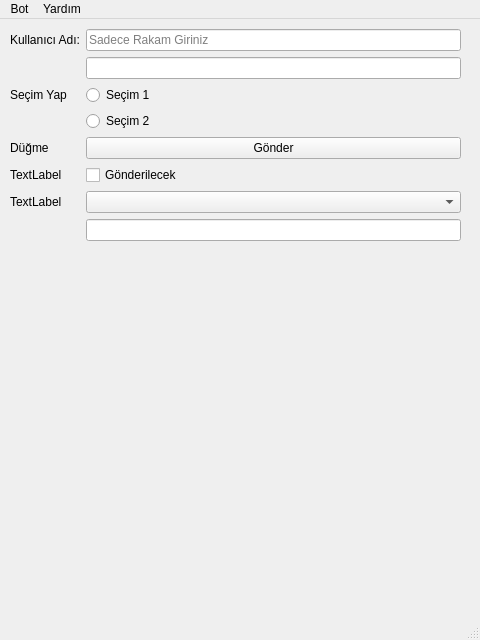
<?xml version="1.0" encoding="UTF-8"?>
<ui version="4.0">
 <class>MainWindow</class>
 <widget class="QMainWindow" name="MainWindow">
  <property name="geometry">
   <rect>
    <x>0</x>
    <y>0</y>
    <width>480</width>
    <height>640</height>
   </rect>
  </property>
  <property name="windowTitle">
   <string>MainWindow</string>
  </property>
  <widget class="QWidget" name="centralwidget">
   <widget class="QWidget" name="formLayoutWidget">
    <property name="geometry">
     <rect>
      <x>10</x>
      <y>10</y>
      <width>451</width>
      <height>581</height>
     </rect>
    </property>
    <layout class="QFormLayout" name="formLayout">
     <property name="sizeConstraint">
      <enum>QLayout::SetNoConstraint</enum>
     </property>
     <property name="fieldGrowthPolicy">
      <enum>QFormLayout::AllNonFixedFieldsGrow</enum>
     </property>
     <property name="rowWrapPolicy">
      <enum>QFormLayout::DontWrapRows</enum>
     </property>
     <item row="1" column="0">
      <widget class="QLabel" name="label_2">
       <property name="text">
        <string>Kullanıcı Adı:</string>
       </property>
      </widget>
     </item>
     <item row="1" column="1">
      <widget class="QLineEdit" name="txtUser">
       <property name="inputMask">
        <string extracomment="Rakam Girilir"/>
       </property>
       <property name="text">
        <string extracomment="Rakam Girilir"/>
       </property>
       <property name="maxLength">
        <number>11</number>
       </property>
       <property name="placeholderText">
        <string>Sadece Rakam Giriniz</string>
       </property>
      </widget>
     </item>
     <item row="2" column="0">
      <widget class="QLabel" name="label">
       <property name="text">
       </property>
      </widget>
     </item>
     <item row="2" column="1">
      <widget class="QLineEdit" name="txtPass">
       <property name="echoMode">
        <enum>QLineEdit::Password</enum>
       </property>
      </widget>
     </item>
     <item row="3" column="0">
      <widget class="QLabel" name="label_3">
       <property name="text">
        <string>Seçim Yap</string>
       </property>
      </widget>
     </item>
     <item row="3" column="1">
      <widget class="QRadioButton" name="rdb1">
       <property name="text">
        <string>Seçim 1</string>
       </property>
      </widget>
     </item>
     <item row="4" column="1">
      <widget class="QRadioButton" name="rdb2">
       <property name="text">
        <string>Seçim 2</string>
       </property>
      </widget>
     </item>
     <item row="5" column="0">
      <widget class="QLabel" name="label_4">
       <property name="text">
        <string>Düğme</string>
       </property>
      </widget>
     </item>
     <item row="5" column="1">
      <widget class="QPushButton" name="btGonder">
       <property name="text">
        <string>Gönder</string>
       </property>
      </widget>
     </item>
     <item row="6" column="0">
      <widget class="QLabel" name="label_5">
       <property name="text">
        <string>TextLabel</string>
       </property>
      </widget>
     </item>
     <item row="6" column="1">
      <widget class="QCheckBox" name="chkSecim">
       <property name="text">
        <string>Gönderilecek</string>
       </property>
      </widget>
     </item>
     <item row="8" column="0">
      <widget class="QLabel" name="label_6">
       <property name="text">
        <string>TextLabel</string>
       </property>
      </widget>
     </item>
     <item row="8" column="1">
      <widget class="QComboBox" name="cmbSecim"/>
     </item>
     <item row="9" column="1">
      <widget class="QLineEdit" name="txtGiris">
       <property name="inputMask">
        <string extracomment="Rakam Girilir"/>
       </property>
       <property name="text">
        <string extracomment="Rakam Girilir"/>
       </property>
       <property name="maxLength">
        <number>11</number>
       </property>
       <property name="placeholderText">
        <string/>
       </property>
      </widget>
     </item>
    </layout>
   </widget>
  </widget>
  <widget class="QMenuBar" name="menubar">
   <property name="geometry">
    <rect>
     <x>0</x>
     <y>0</y>
     <width>480</width>
     <height>21</height>
    </rect>
   </property>
   <widget class="QMenu" name="menuBot">
    <property name="title">
     <string>Bot</string>
    </property>
    <addaction name="actionHesap_Bilgileri"/>
   </widget>
   <widget class="QMenu" name="yardim">
    <property name="title">
     <string>Yardım</string>
    </property>
    <addaction name="hakkinda"/>
   </widget>
   <addaction name="menuBot"/>
   <addaction name="yardim"/>
  </widget>
  <widget class="QStatusBar" name="statusbar"/>
  <action name="actionHesap_Bilgileri">
   <property name="text">
    <string>Hesap Bilgileri</string>
   </property>
  </action>
  <action name="hakkinda">
   <property name="text">
    <string>Hakkında</string>
   </property>
  </action>
 </widget>
 <resources/>
 <connections/>
</ui>
